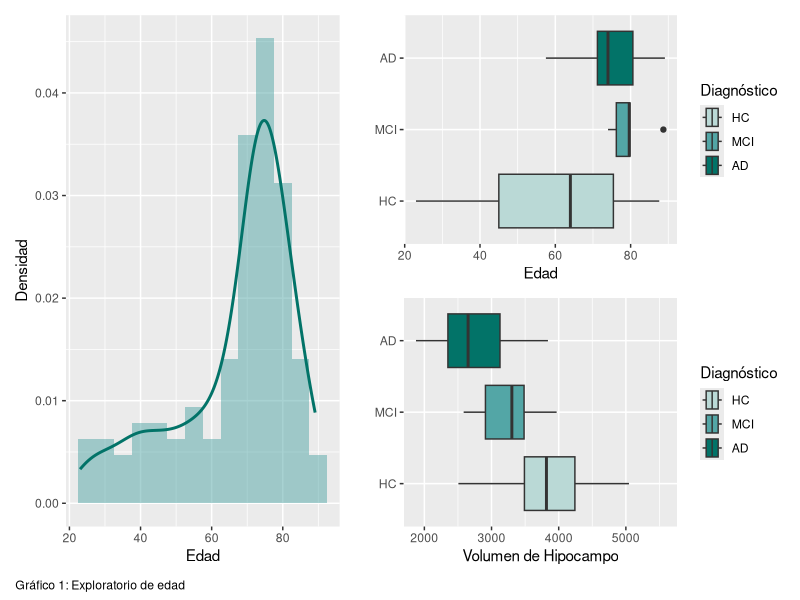
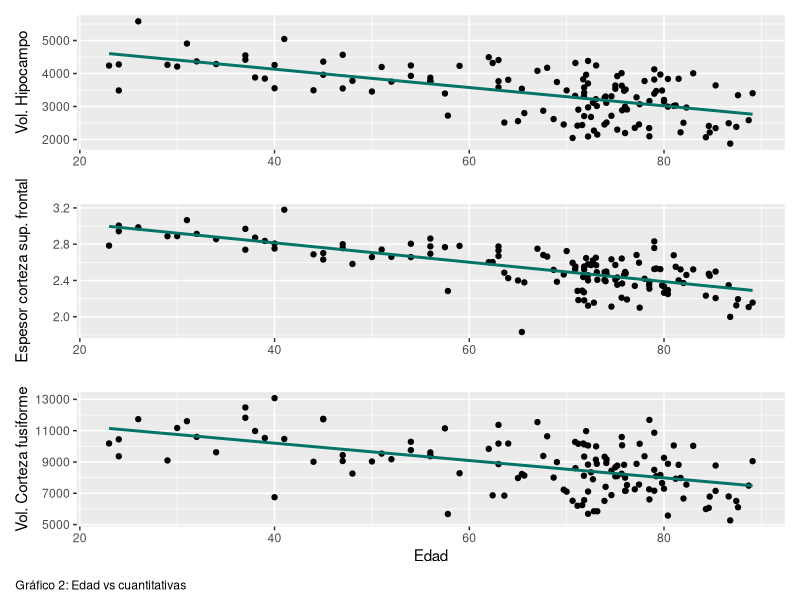
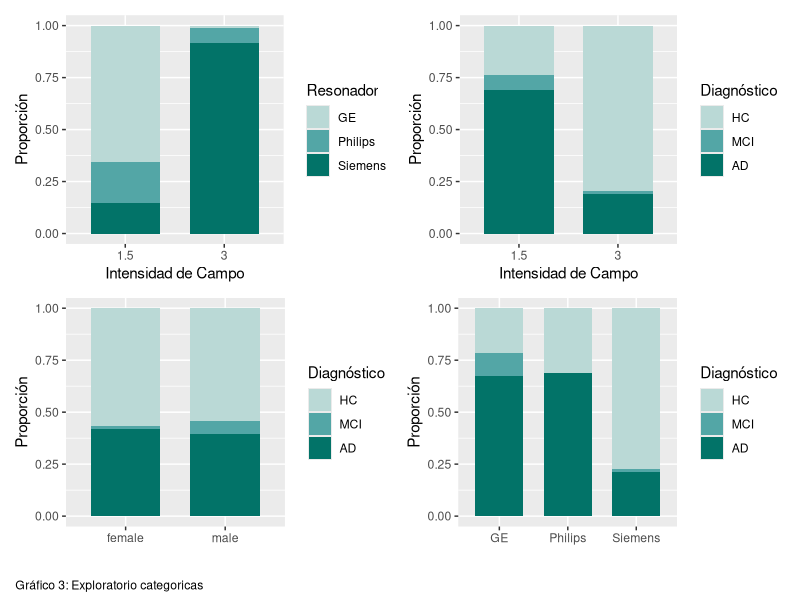

Here is the R script that generated these plots, in order:
## ---- chunk 1
# Carga de librerias
library(ggplot2)
library(patchwork)
library(readr)

#carga de datos
df <- read_csv("data/cerebros.csv")
df$diag <- factor(df$diag, levels = c("HC", "MCI", "AD"))
## ---- chunk 2
dist_edad <- ggplot(df) +
  aes(x = edad, y = ..density..) +
  geom_histogram(binwidth = 5, fill = "#53A6A6", alpha = 0.5) +
  geom_density(color = "#027368", size = 1) +
  labs(x = "Edad",
       y = "Densidad") +
  theme(plot.caption = element_text(hjust = 0))

edad_diag <- ggplot(df)+
  aes(x=edad, y= diag, fill=diag)+
  geom_boxplot()+
  labs(x = "Edad",
       y = "",
       fill = "Diagnóstico") +
  theme(plot.caption = element_text(hjust = 0))+
  scale_fill_manual(values = c("#BAD9D6", "#53A6A6", "#027368"))

hipo_diag <- ggplot(df)+
  aes(y = diag, x = lh_subcx_hippocampus_volume, fill=diag) +
  geom_boxplot( outlier.shape = NA) +
  labs(x = "Volumen de Hipocampo",
       y = "",
       fill = "Diagnóstico") +
   scale_fill_manual(values = c("#BAD9D6", "#53A6A6", "#027368"))+
  theme(plot.caption = element_text(hjust = 0))

dist_edad+edad_diag/hipo_diag&plot_annotation(caption = "Gráfico 1: Exploratorio de edad")&
  theme(plot.caption = element_text(hjust = 0))
## ---- chunk 3
g1 <- ggplot(df)+
  aes(x=edad, y=lh_subcx_hippocampus_volume)+
  geom_point()+
  geom_smooth(method = "lm", se=FALSE, color = "#027368")+
  labs(x = "", y = "Vol. Hipocampo")

g2 <- ggplot(df)+
  aes(x=edad, y=lh_cortex_superiorfrontal_thickness)+
  geom_point()+
  geom_smooth(method = "lm", se=FALSE, color = "#027368")+
  labs(x = "", y = "Espesor corteza sup. frontal")
g3 <- ggplot(df)+
  aes(x=edad, y=lh_cortex_fusiform_volume)+
  geom_point()+
  geom_smooth(method = "lm", se=FALSE, color = "#027368")+
  labs(x = "Edad", y = "Vol. Corteza fusiforme")

g1/g2/g3/plot_annotation(caption = "Gráfico 2: Edad vs cuantitativas")&
  theme(plot.caption = element_text(hjust = 0))
## ---- chunk 4
# Gráfico de barras apiladas
campo_res <- ggplot(df, aes(x = factor(intensidad_campo), fill = resonador_fab)) +
  geom_bar(position = "fill", width = 0.7) +
  labs(x = "Intensidad de Campo",
       y = "Proporción",
       fill = "Resonador") +
  scale_fill_manual(values = c("#BAD9D6", "#53A6A6", "#027368"))+
  theme(plot.caption = element_text(hjust = 0))

campo_diag <- ggplot(df, aes(x = factor(intensidad_campo), fill = diag)) +
  geom_bar(position = "fill", width = 0.7) +
  labs(x = "Intensidad de Campo",
       y = "Proporción",
       fill = "Diagnóstico") +
   scale_fill_manual(values = c("#BAD9D6", "#53A6A6", "#027368"))+
  theme(plot.caption = element_text(hjust = 0))

sex_diag <- ggplot(df, aes(x = sexo, fill = diag)) +
  geom_bar(position = "fill", width = 0.7) +
  labs(x = "",
       y = "Proporción",
       fill = "Diagnóstico") +
   scale_fill_manual(values = c("#BAD9D6", "#53A6A6", "#027368"))+
  theme(plot.caption = element_text(hjust = 0))

res_diag <- ggplot(df, aes(x = resonador_fab, fill = diag)) +
  geom_bar(position = "fill", width = 0.7) +
  labs(x = "",
       y = "Proporción",
       fill = "Diagnóstico") +
   scale_fill_manual(values = c("#BAD9D6", "#53A6A6", "#027368"))+
  theme(plot.caption = element_text(hjust = 0))

(campo_res+campo_diag)/(sex_diag+res_diag)/plot_annotation(caption = "Gráfico 3: Exploratorio categoricas")&
  theme(plot.caption = element_text(hjust = 0))
## ---- chunk 5
contingency_table <- table(df$diag, df$resonador_fab)
# Realizar el test de Chi-cuadrado de independencia
chisq.test(contingency_table)
## ---- chunk 6
df$enfermedad <- ifelse(df$diag=="HC",0,1)
